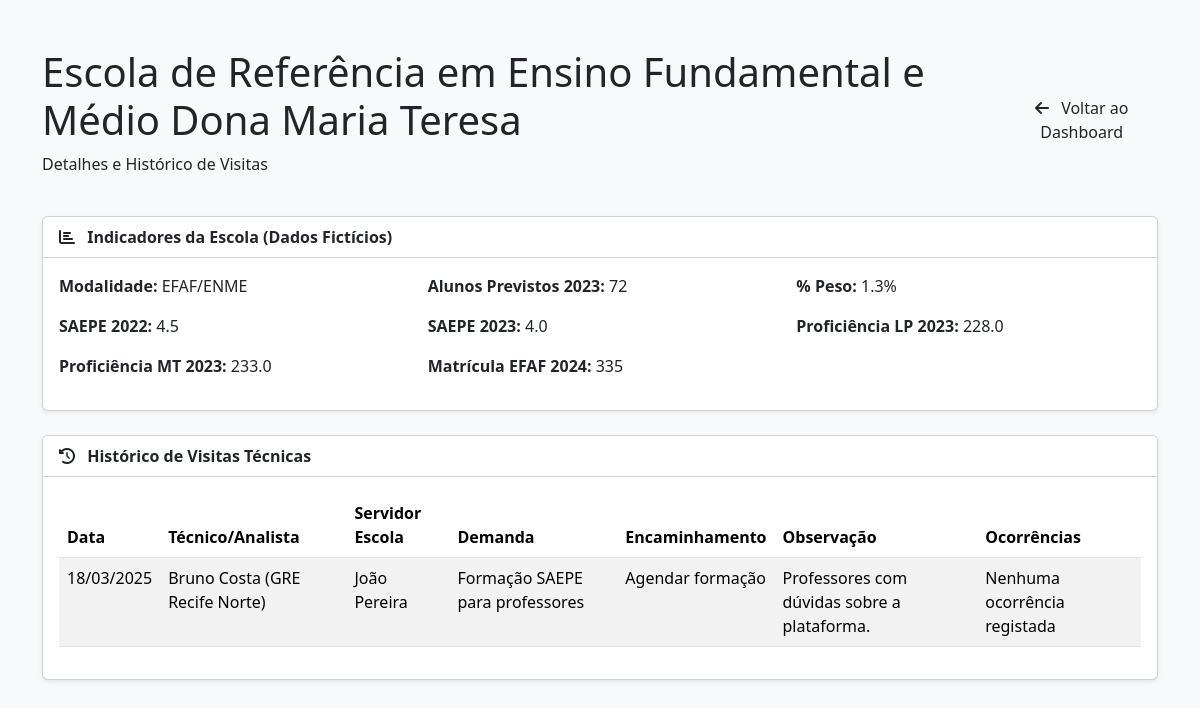
/escola/Escola de Referência em Ensino Fundamental e Médio Dona Maria Teresa/ (signed in), run on an earlier commit of the app's database.
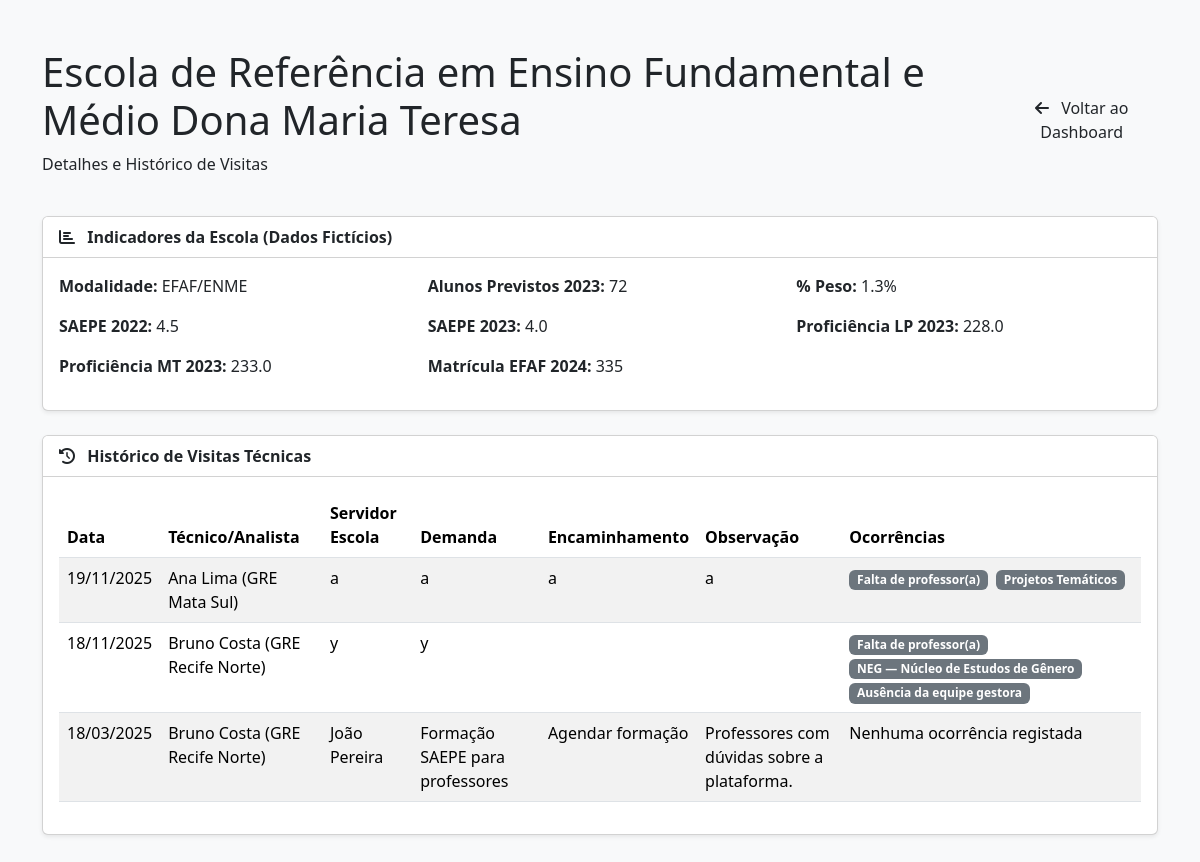
And on a later commit of the database.
### core/models.py (models this page shows, shortened)
class DadosFicticiosEscola(models.Model):
    escola = models.CharField(max_length=255)
    modalidade = models.CharField(max_length=100)
    alunos_previstos_2023 = models.IntegerField(null=True, blank=True)
    percentual_peso = models.FloatField(null=True, blank=True)
    saepe_2022 = models.FloatField(null=True, blank=True)
    saepe_2023 = models.FloatField(null=True, blank=True)
    proficiencia_lp_2023 = models.FloatField(null=True, blank=True)
    proficiencia_mt_2023 = models.FloatField(null=True, blank=True)
    matricula_efaf_2024 = models.IntegerField(null=True, blank=True)

class VisitaTecnica(models.Model):
    escola = models.CharField(max_length=255)
    data_visita = models.DateField(null=True, blank=True) # Melhor tipo para datas
    tecnico_gre = models.CharField(max_length=255, null=True, blank=True)
    servidor_escola = models.CharField(max_length=255, null=True, blank=True)
    demanda = models.TextField(null=True, blank=True) # TextField é melhor para textos longos
    encaminhamento = models.TextField(null=True, blank=True)
    observacao = models.TextField(null=True, blank=True)
    ocorrencias = models.ManyToManyField(Ocorrencia, blank=True, verbose_name="Ocorrências observadas")

class Ocorrencia(models.Model):
    descricao = models.CharField(max_length=255)

### core/views.py (the view)
# urls.py: path('escola/<str:escola_nome>/', views.perfil_escola_view, name='perfil_escola'),
@login_required(login_url='login')
def perfil_escola_view(request, escola_nome):
    try:
        escola_nome_tratado = escola_nome.strip()
        escola_info = get_object_or_404(DadosFicticiosEscola, escola=escola_nome_tratado)
        visitas_historico = VisitaTecnica.objects.filter(
            escola=escola_nome_tratado
        ).order_by('-data_visita')
        context = {
            'escola_info': escola_info,
            'visitas_historico': visitas_historico,
        }
        return render(request, 'perfil_escola.html', context)
    except DadosFicticiosEscola.DoesNotExist:
         messages.error(request, f"Escola '{escola_nome}' não encontrada nos dados fictícios.")
         return redirect('analise_dashboard')
    except Exception as e:
         messages.error(request, f"Ocorreu um erro ao carregar o perfil da escola: {e}")
         return redirect('analise_dashboard')

### core/templates/perfil_escola.html
{% extends 'base.html' %}
{% load static %}
{% block content %}
<div class="container my-5">
    <div class="d-flex justify-content-between align-items-center mb-4">
        <div>
            <h1 class="page-title">{{ escola_info.escola }}</h1>
            <p class="page-subtitle">Detalhes e Histórico de Visitas</p>
        </div>
        <a href="{% url 'analise_dashboard' %}" class="btn btn-secondary-custom">
            <i class="fas fa-arrow-left me-2"></i> Voltar ao Dashboard
        </a>
    </div>
    <div class="card shadow-sm mb-4">
        <div class="card-header bg-white fw-bold">
            <i class="fas fa-chart-bar me-2"></i> Indicadores da Escola (Dados Fictícios)
        </div>
        <div class="card-body">
            <div class="row">
                <div class="col-md-4 mb-3">
                    <strong>Modalidade:</strong> {{ escola_info.modalidade|default:"N/A" }}
                </div>
                <div class="col-md-4 mb-3">
                    <strong>Alunos Previstos 2023:</strong> {{ escola_info.alunos_previstos_2023|default:"N/A" }}
                </div>
                 <div class="col-md-4 mb-3">
                    <strong>% Peso:</strong> {{ escola_info.percentual_peso|default:"N/A" }}%
                </div>
                <div class="col-md-4 mb-3">
                    <strong>SAEPE 2022:</strong> {{ escola_info.saepe_2022|default:"N/A" }}
                </div>
                 <div class="col-md-4 mb-3">
                    <strong>SAEPE 2023:</strong> {{ escola_info.saepe_2023|default:"N/A" }}
                </div>
                <div class="col-md-4 mb-3">
                    <strong>Proficiência LP 2023:</strong> {{ escola_info.proficiencia_lp_2023|default:"N/A" }}
                </div>
                <div class="col-md-4 mb-3">
                    <strong>Proficiência MT 2023:</strong> {{ escola_info.proficiencia_mt_2023|default:"N/A" }}
                </div>
                <div class="col-md-4 mb-3">
                    <strong>Matrícula EFAF 2024:</strong> {{ escola_info.matricula_efaf_2024|default:"N/A" }}
                </div>
            </div>
        </div>
    </div>
    <div class="card shadow-sm">
        <div class="card-header bg-white fw-bold">
            <i class="fas fa-history me-2"></i> Histórico de Visitas Técnicas
        </div>
        <div class="card-body">
            <div class="table-responsive">
                <table class="table table-striped table-hover">
                    <thead>
                        <tr>
                            <th>Data</th>
                            <th>Técnico/Analista</th>
                            <th>Servidor Escola</th>
                            <th>Demanda</th>
                            <th>Encaminhamento</th>
                            <th>Observação</th>
                            <th>Ocorrências</th>
                        </tr>
                    </thead>
                    <tbody>
                        {% for visita in visitas_historico %} <tr>
                            <td>{{ visita.data_visita|date:"d/m/Y" }}</td>
                            <td>{{ visita.tecnico_gre|default:"" }}</td>
                            <td>{{ visita.servidor_escola|default:"" }}</td>
                            <td>{{ visita.demanda|default:"" }}</td>
                            <td>{{ visita.encaminhamento|default:"" }}</td>
                            <td>{{ visita.observacao|default:"" }}</td>
                            <td>
                                {% for ocorrencia in visita.ocorrencias.all %}
                                    <span class="badge bg-secondary me-1">{{ ocorrencia.descricao }}</span>
                                {% empty %}
                                    Nenhuma ocorrência registada
                                {% endfor %}
                            </td>
                        </tr>
                        {% empty %}
                        <tr>
                            <td colspan="7" class="text-center">Nenhuma visita técnica registada para esta escola.</td>
                        </tr>
                        {% endfor %}
                    </tbody>
                </table>
            </div>
        </div>
    </div>
</div>
{% endblock content %}

### core/templates/base.html (shortened to what this page needs)
{% load static %}
<!DOCTYPE html>
<html lang="pt-br">
  <head>
    <link rel="stylesheet" href="https://cdnjs.cloudflare.com/ajax/libs/font-awesome/6.0.0-beta3/css/all.min.css">
    <link
      href="https://cdn.jsdelivr.net/npm/bootstrap@5.3.3/dist/css/bootstrap.min.css"
      rel="stylesheet"
    />
  </head>
  <body class="bg-light">
    {% load static %}
<body class="bg-light">
    {% block content %}
    {% endblock content %}
  </body>
</html>

What changed in the data, as far as the page shows it:
added VisitaTecnica: data_visita "19/11/2025", tecnico_gre "Ana Lima (GRE Mata Sul)", servidor_escola "a", demanda "a", encaminhamento "a", observacao "a"
added Ocorrencia: descricao "Falta de professor(a)"
added Ocorrencia: descricao "Projetos Temáticos", shown under "19/11/2025"
added VisitaTecnica: data_visita "18/11/2025", tecnico_gre "Bruno Costa (GRE Recife Norte)", servidor_escola "y", demanda "y"
added Ocorrencia: descricao "NEG — Núcleo de Estudos de Gênero", shown under "18/11/2025"
added Ocorrencia: descricao "Ausência da equipe gestora", shown under "18/11/2025"
